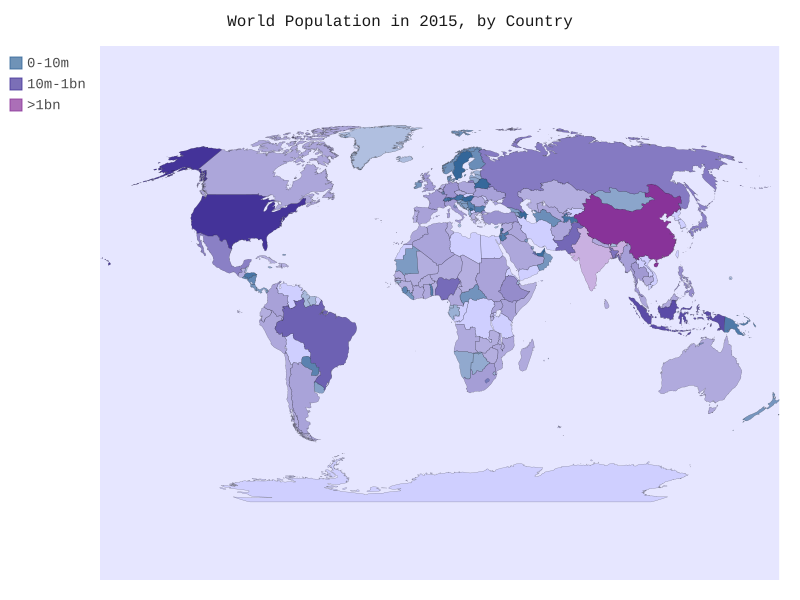

Write Python code to recreate this figure.
import json
from country_codes import get_country_code
from pygal.maps.world import World
from pygal.style import RotateStyle as RS
from pygal.style import LightStyle as LS

filename = 'population.json'
with open(filename) as f:
    pop_data = json.load(f)

cc_populations = {}
for pop_dict in pop_data:
    if pop_dict['Year'] == '2015':
        country_name = pop_dict['Country Name']
        population = int(float(pop_dict['Value']))
        #print(country_name + ": " + str(population))
        code = get_country_code(country_name)
        if code:
            #print(code + ": " + str(population))
            cc_populations[code] = population
        # else:
        #     print('ERROR - ' + country_name)
cc_pops_1, cc_pops_2, cc_pops_3 = {},{},{}
for cc, pop in cc_populations.items():
    if pop < 10000000:
        cc_pops_1[cc] = pop
    elif pop < 1000000000:
        cc_pops_2[cc] = pop
    else:
        cc_pops_3[cc] = pop
#print(len(cc_pops_1), len(cc_pops_2),len(cc_pops_3))


wm_style = RS('#336699', base_style=LS)
#wm_style = LightStyle
wm = World(style=wm_style)
wm.title ="World Population in 2015, by Country"
#wm.add('2015',cc_populations)
wm.add('0-10m', cc_pops_1)
wm.add('10m-1bn',cc_pops_2)
wm.add('>1bn',cc_pops_3)

wm.render_to_file('world_population.svg')
